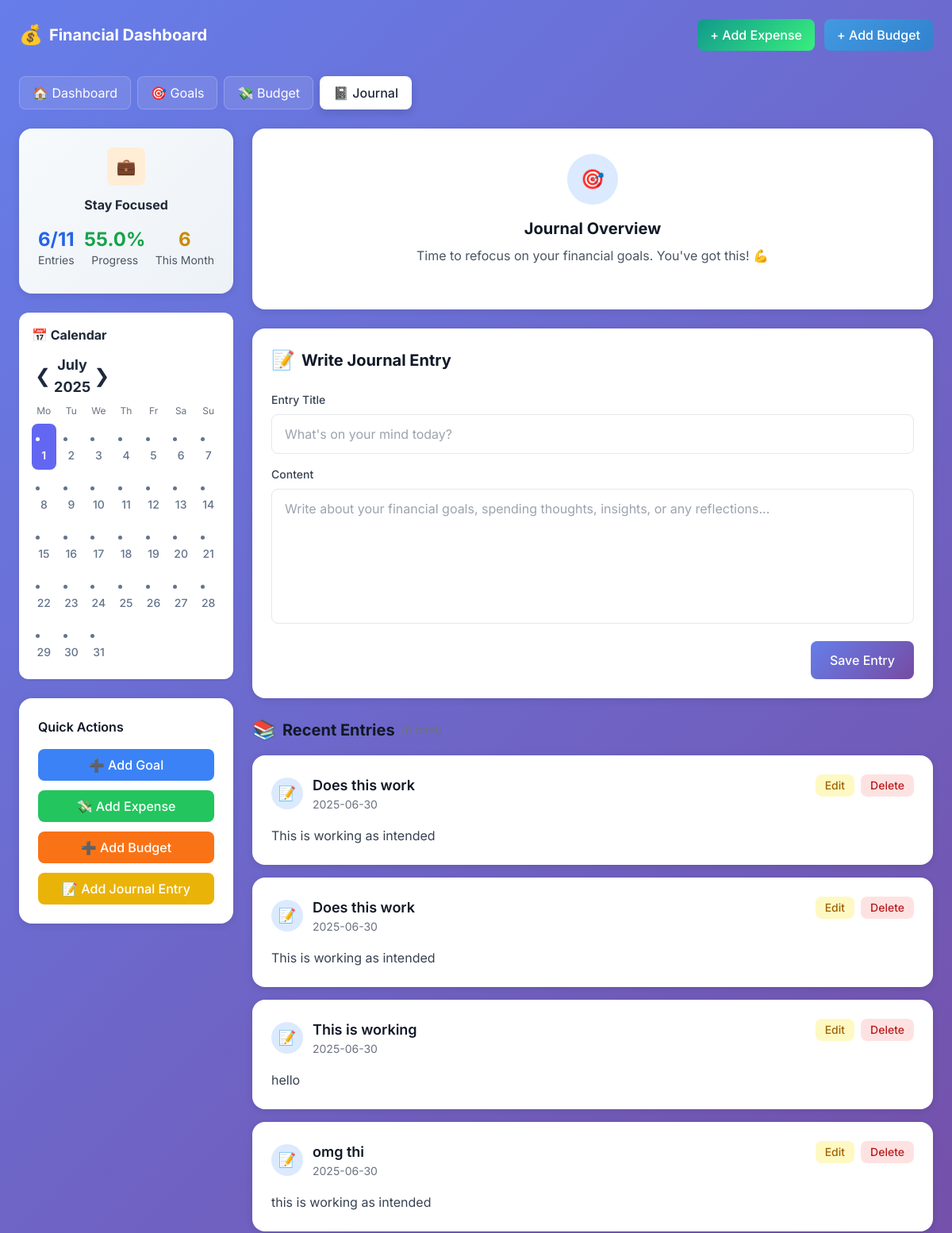
The page /journal (upper part) on the database as committed earlier.
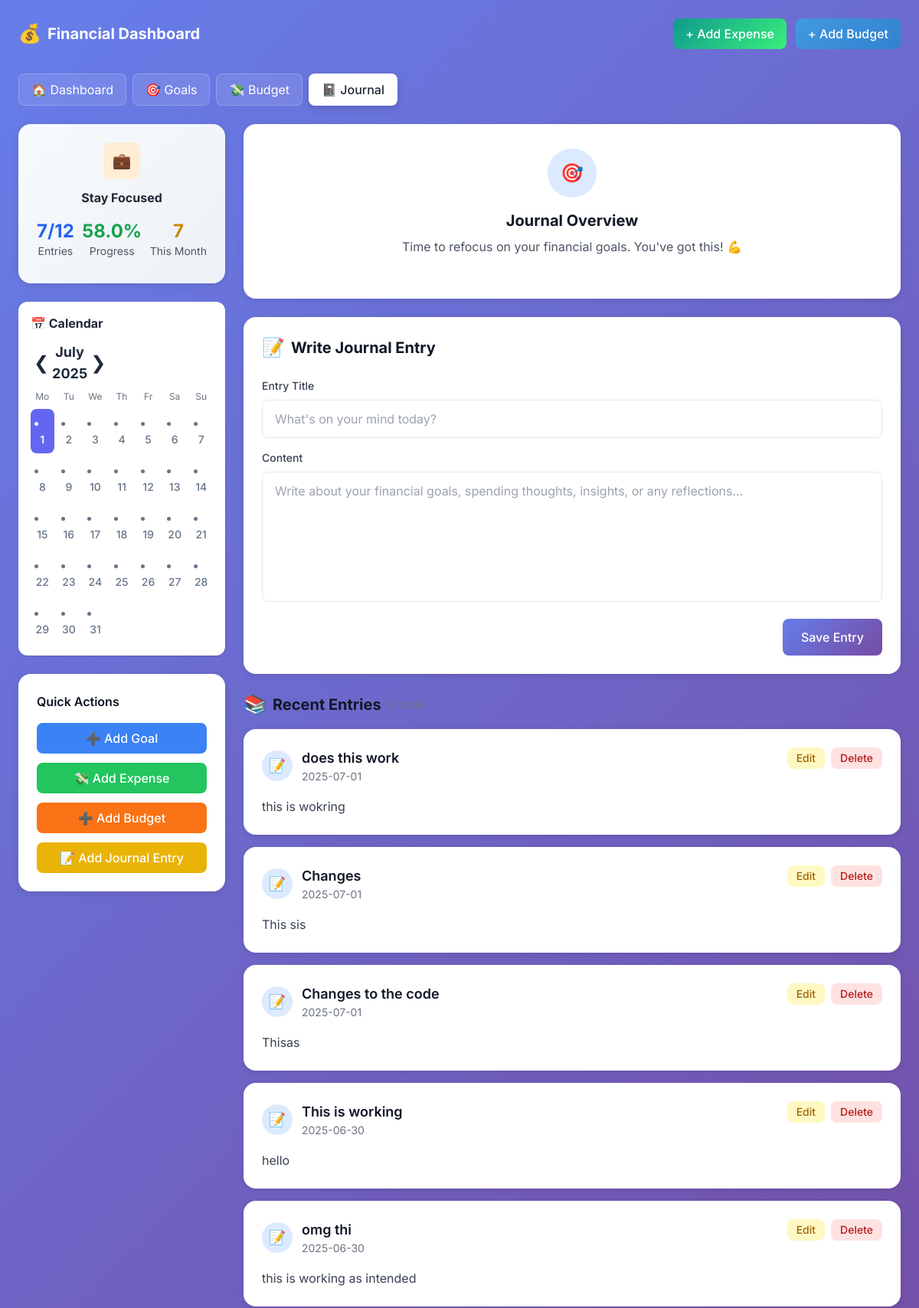
The same page on the database as committed later.
### tables this page shows
CREATE TABLE journal (
            id INTEGER PRIMARY KEY AUTOINCREMENT,
            title TEXT NOT NULL,
            content TEXT NOT NULL,
            date TEXT NOT NULL,
            formatted_date TEXT GENERATED ALWAYS AS (
                strftime('%d %b %Y', date)
            ) STORED,
            created_at DATETIME DEFAULT CURRENT_TIMESTAMP
        );

### app.py (the view)
@app.route('/journal')
def view_journal():
    today = datetime.now().strftime('%Y-%m-%d')
    with sqlite3.connect('finance.db') as conn:
        cursor = conn.cursor()
        cursor.execute("""
            SELECT id, title, content, date, strftime('%d %b %Y', date) as formatted_date
            FROM journal
            ORDER BY date DESC
        """)
        entries = cursor.fetchall()
        current_month = today[:7]
        cursor.execute("""
            SELECT DISTINCT strftime('%d', date)
            FROM journal
            WHERE strftime('%Y-%m', date) = ?
        """, (current_month,))
        days_with_entries = [int(day[0]) for day in cursor.fetchall()]
    return render_template('journal.html',
                          entries=entries,
                          entry_days=days_with_entries,
                          days=range(1, 32),
                          current_date=today)

### templates/journal.html (shortened to what the changed rows need)
<!DOCTYPE html>
<html lang="en">
<head>
    <link rel="stylesheet" href="{{ url_for('static', filename='styles.css') }}">
    <script src="https://cdn.tailwindcss.com"></script>
</head>
<body class="min-h-screen main-bg">
    <header class="px-6 py-6">
        <div class="max-w-7xl mx-auto">
            <div class="flex items-center justify-between mb-8">
                <div class="flex items-center gap-2">
                    <h1 class="text-xl font-bold text-white">Financial Dashboard</h1>
                </div>
            </div>
        </div>
    </header>
    <main class="px-6 pb-8">
        <div class="max-w-7xl mx-auto">
            <div class="grid grid-cols-1 lg:grid-cols-4 gap-6">
                <div class="lg:col-span-1 space-y-6">
                    <div class="card p-6 text-center focus-card">
                        <div class="flex justify-between text-sm mb-2">
                            <div>
                                <div class="text-2xl font-bold text-blue-600">{{ entries|length if entries else 0 }}/{{ entries|length + 5 if entries else 5 }}</div>
                                <div class="text-gray-600">Entries</div>
                            </div>
                            <div>
                                <div class="text-2xl font-bold text-green-600">{{ ((entries|length / (entries|length + 5)) * 100)|round if entries else 0 }}%</div>
                                <div class="text-gray-600">Progress</div>
                            </div>
                            <div>
                                <div class="text-2xl font-bold text-yellow-600">{{ entries|length if entries else 0 }}</div>
                                <div class="text-gray-600">This Month</div>
                            </div>
                        </div>
                    </div>
                </div>
                <div class="lg:col-span-3 space-y-6">
                    <div class="card p-8 text-center">
                        <h2 class="text-xl font-bold text-gray-900 mb-2">Journal Overview</h2>
                    </div>
                    <div class="card p-6">
                        <h2 class="text-xl font-bold text-gray-900 mb-6 flex items-center gap-2">
                            <span class="text-2xl">📝</span>
                            Write Journal Entry
                        </h2>
                    </div>
                    <div class="space-y-4" id="entriesList">
                        <h2 class="text-xl font-bold text-gray-900 flex items-center gap-2">
                            <span class="text-2xl">📚</span>
                            Recent Entries
                            <span class="text-sm text-gray-500 font-normal">({{ entries|length if entries else 0 }} total)</span>
                        </h2>
                        {% for entry in entries %}
                        <div class="card p-6 hover:shadow-lg transition-all duration-200 entry-item" id="entry-{{ entry[0] }}">
                            <div class="flex items-start justify-between mb-4">
                                <div class="flex items-center gap-3">
                                    <div class="w-10 h-10 bg-blue-100 rounded-full flex items-center justify-center">
                                        <span class="text-lg">📝</span>
                                    </div>
                                    <div>
                                        <h3 class="font-semibold text-gray-900 text-lg">{{ entry[1] }}</h3>
                                        <p class="text-sm text-gray-500">{{ entry[4] if entry[4] else entry[3] }}</p>
                                    </div>
                                </div>
                                <div class="flex items-center gap-2">
                                    <button onclick="editEntry('{{ entry[0] }}')" type="button" class="px-3 py-1 bg-yellow-100 text-yellow-700 rounded-lg text-sm font-medium hover:bg-yellow-200 transition-colors">
                                        Edit
                                    </button>
                                    <button onclick="deleteEntry('{{ entry[0] }}')" type="button" class="px-3 py-1 bg-red-100 text-red-700 rounded-lg text-sm font-medium hover:bg-red-200 transition-colors">
                                        Delete
                                    </button>
                                </div>
                            </div>
                            <div class="text-gray-700 leading-relaxed whitespace-pre-line pl-13">{{ entry[2] }}</div>
                        </div>
                        {% endfor %}
                    </div>
                </div>
            </div>
        </div>
    </main>
</body>
</html>

Rows that differ between the two databases and show on the page:
removed journal: title "Does this work", date "2025-06-30", content "This is working as intended"
removed journal: title "Does this work", date "2025-06-30", content "This is working as intended"
added journal: title "does this work", date "2025-07-01", content "this is wokring"
added journal: title "Changes", date "2025-07-01", content "This sis"
added journal: title "Changes to the code", date "2025-07-01", content "Thisas"
Other text that changed with them:
{{ entries|length if entries else 0 }}: "6" → "7"
{{ entries|length + 5 if entries else 5 }}: "11" → "12"
text no longer shown: "55.0"
text now shown: "58.0"
